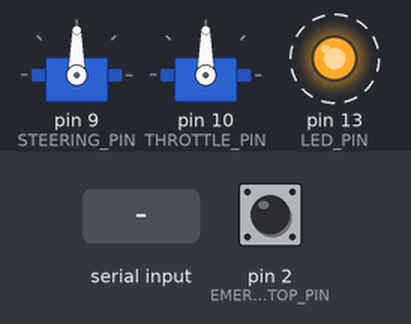
A sketch run on a simulated Arduino Uno, built with avr-gcc and run on an emulated ATmega328P. Shown: 2 × servo, output pins drawn as LEDs (lit = HIGH). Dashed ring = blinking. The test bench sets the inputs (shaded band); at power-on: pin 2 (EMERGENCY_STOP_PIN) HIGH. What the sketch prints to the serial monitor is not drawn.

Above: at 1.2 s.
1.3 s: "1\n" received over Serial
Timing chart, 0 to 10.3 s (numbered marks = the images above; inputs shaded):
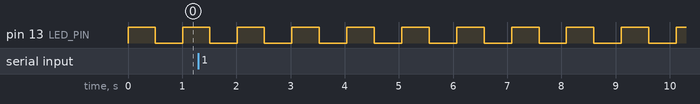

Measured:
- by itself, pin 13 (LED_PIN): alternates HIGH for 0.51 s and LOW for 0.51 s

The sketch:

arduino_controller.ino
```cpp
/*
 * QuantumTracer RC Car Arduino Controller
 * =====================================
 *
 * Receives control commands via Serial from Raspberry Pi and controls
 * steering servo and ESC (Electronic Speed Controller) for autonomous driving.
 *
 * Commands are JSON format: {"steering": 0.5, "throttle": 0.3}
 *
 * Hardware connections:
 * - Steering Servo: Pin 9 (PWM)
 * - ESC (Throttle): Pin 10 (PWM)
 * - LED Status: Pin 13
 * - Emergency Stop Button: Pin 2 (interrupt)
 *
 * Author: QuantumTracer Team
 */

#include <Servo.h>
#include <ArduinoJson.h>

// Hardware pins
const int STEERING_PIN = 9;
const int THROTTLE_PIN = 10;
const int LED_PIN = 13;
const int EMERGENCY_STOP_PIN = 2;

// Servo objects
Servo steeringServo;
Servo throttleESC;

// Control parameters
const int STEERING_CENTER = 90;  // Neutral position (90 degrees)
const int STEERING_RANGE = 45;   // +/- degrees from center
const int THROTTLE_NEUTRAL = 90; // ESC neutral position
const int THROTTLE_MIN = 90;     // Minimum throttle (stopped)
const int THROTTLE_MAX = 180;    // Maximum throttle (full speed)

// Safety settings
const unsigned long COMMAND_TIMEOUT = 1000; // 1 second timeout
const unsigned long HEARTBEAT_INTERVAL = 500; // Status LED blink rate
bool emergencyStop = false;
unsigned long lastCommandTime = 0;
unsigned long lastHeartbeat = 0;

// Current control values
float currentSteering = 0.0;
float currentThrottle = 0.0;

// JSON parsing
StaticJsonDocument<200> jsonDoc;

void setup() {
  Serial.begin(115200);
  Serial.println("QuantumTracer Arduino Controller v1.0");
  Serial.println("Waiting for Raspberry Pi connection...");

  // Initialize servos
  steeringServo.attach(STEERING_PIN);
  throttleESC.attach(THROTTLE_PIN);

  // Initialize pins
  pinMode(LED_PIN, OUTPUT);
  pinMode(EMERGENCY_STOP_PIN, INPUT_PULLUP);

  // Set initial positions (neutral/stopped)
  setNeutralPositions();

  // Setup emergency stop interrupt
  attachInterrupt(digitalPinToInterrupt(EMERGENCY_STOP_PIN), emergencyStopISR, FALLING);

  Serial.println("Arduino initialized - Ready for commands");
  digitalWrite(LED_PIN, HIGH); // Signal ready
}

void loop() {
  // Check for incoming commands
  if (Serial.available() > 0) {
    processCommand();
  }

  // Safety timeout check
  checkCommandTimeout();

  // Update status LED
  updateHeartbeat();

  // Small delay to prevent overwhelming the loop
  delay(10);
}

void processCommand() {
  String jsonString = Serial.readStringUntil('\n');

  // Parse JSON command
  DeserializationError error = deserializeJson(jsonDoc, jsonString);

  if (error) {
    Serial.println("ERROR: Invalid JSON format");
    return;
  }

  // Update last command timestamp
  lastCommandTime = millis();

  // Extract commands
  if (jsonDoc.containsKey("steering")) {
    currentSteering = jsonDoc["steering"].as<float>();
    currentSteering = constrain(currentSteering, -1.0, 1.0);
  }

  if (jsonDoc.containsKey("throttle")) {
    currentThrottle = jsonDoc["throttle"].as<float>();
    currentThrottle = constrain(currentThrottle, 0.0, 1.0);
  }

  // Check for emergency stop command
  if (jsonDoc.containsKey("emergency_stop")) {
    if (jsonDoc["emergency_stop"].as<bool>()) {
      emergencyStop = true;
      Serial.println("EMERGENCY STOP ACTIVATED");
    }
  }

  // Check for test command
  if (jsonDoc.containsKey("test")) {
    Serial.println("TEST command received - Arduino responding");
  }

  // Apply controls if not in emergency stop
  if (!emergencyStop) {
    applySteering(currentSteering);
    applyThrottle(currentThrottle);

    // Send acknowledgment
    Serial.print("OK: steering=");
    Serial.print(currentSteering, 2);
    Serial.print(", throttle=");
    Serial.println(currentThrottle, 2);
  } else {
    setNeutralPositions();
    Serial.println("EMERGENCY STOP ACTIVE - Commands ignored");
  }
}

void applySteering(float steering) {
  // Convert -1.0 to +1.0 range to servo degrees
  // -1.0 = full left, 0.0 = center, +1.0 = full right
  int servoAngle = STEERING_CENTER + (steering * STEERING_RANGE);
  servoAngle = constrain(servoAngle, STEERING_CENTER - STEERING_RANGE,
                                   STEERING_CENTER + STEERING_RANGE);

  steeringServo.write(servoAngle);
}

void applyThrottle(float throttle) {
  // Convert 0.0 to 1.0 range to ESC pulses
  // 0.0 = stopped, 1.0 = full speed
  int escPulse = THROTTLE_NEUTRAL + (throttle * (THROTTLE_MAX - THROTTLE_NEUTRAL));
  escPulse = constrain(escPulse, THROTTLE_MIN, THROTTLE_MAX);

  throttleESC.write(escPulse);
}

void setNeutralPositions() {
  // Set steering to center and throttle to stopped
  steeringServo.write(STEERING_CENTER);
  throttleESC.write(THROTTLE_NEUTRAL);
  currentSteering = 0.0;
  currentThrottle = 0.0;
}

void checkCommandTimeout() {
  // If no commands received for COMMAND_TIMEOUT, enter safe mode
  unsigned long timeSinceLastCommand = millis() - lastCommandTime;

  if (timeSinceLastCommand > COMMAND_TIMEOUT && lastCommandTime > 0) {
    if (!emergencyStop) {
      Serial.println("WARNING: Command timeout - entering safe mode");
      setNeutralPositions();
      // Don't set emergencyStop flag for timeout (allows recovery)
    }
  }
}

void updateHeartbeat() {
  // Blink LED to show Arduino is alive
  unsigned long currentTime = millis();

  if (currentTime - lastHeartbeat >= HEARTBEAT_INTERVAL) {
    digitalWrite(LED_PIN, !digitalRead(LED_PIN));
    lastHeartbeat = currentTime;
  }
}

void emergencyStopISR() {
  // Emergency stop interrupt service routine
  emergencyStop = true;
  // Note: Don't use Serial.println() in ISR
  // The main loop will handle the response
}

// Additional utility functions for diagnostics
void printStatus() {
  Serial.println("=== QUANTUM TRACER STATUS ===");
  Serial.print("Emergency Stop: ");
  Serial.println(emergencyStop ? "ACTIVE" : "INACTIVE");
  Serial.print("Current Steering: ");
  Serial.println(currentSteering, 2);
  Serial.print("Current Throttle: ");
  Serial.println(currentThrottle, 2);
  Serial.print("Last Command: ");
  Serial.print(millis() - lastCommandTime);
  Serial.println("ms ago");
  Serial.println("============================");
}

/*
 * Additional commands that can be sent from Raspberry Pi:
 *
 * {"status": true}                    - Get status report
 * {"reset_emergency": true}           - Reset emergency stop
 * {"calibrate_steering": 0.0}         - Set steering center
 * {"test_sequence": true}             - Run built-in test sequence
 *
 * Example Python code to send commands:
 *
 * import serial
 * import json
 *
 * ser = serial.Serial('/dev/ttyACM0', 115200)
 * command = {"steering": 0.5, "throttle": 0.3}
 * ser.write((json.dumps(command) + '\n').encode())
 */
```
